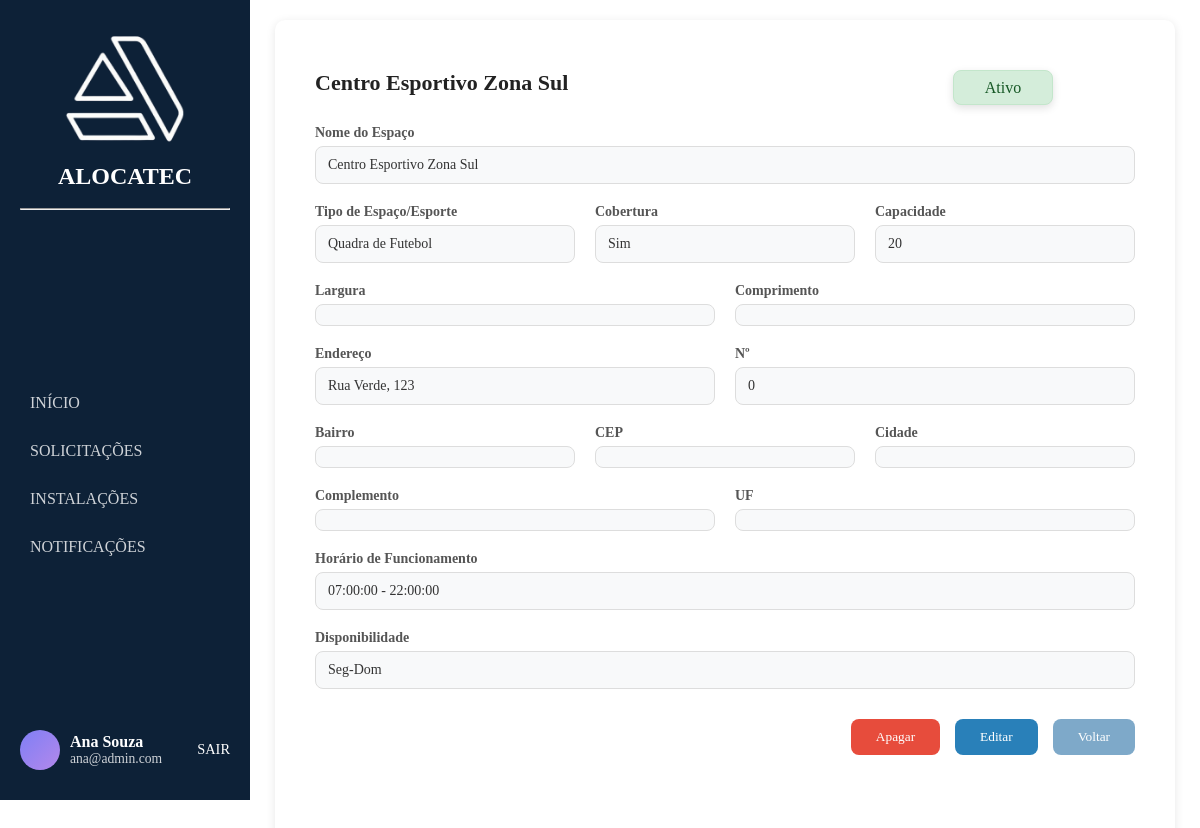
The app's page /pages/detalhes_instalacoes/instalacao.php?id_estabelecimento=1 (signed in) with its own data.
### tables this page shows
CREATE TABLE estabelecimento (
    id_estabelecimento INT AUTO_INCREMENT PRIMARY KEY,
    nome VARCHAR(100) NOT NULL,
    endereco VARCHAR(150) NOT NULL,
    numero NUMERIC(5) NOT NULL,
    bairro VARCHAR(150) NOT NULL,
    cep VARCHAR(10) NOT NULL,
    cidade VARCHAR(150) NOT NULL,
    complemento VARCHAR(150),
    uf VARCHAR(2) NOT NULL,
    status ENUM('Ativo', 'Inativo') NOT NULL,
    inicio TIME NOT NULL,
    termino TIME NOT NULL,
    disponibilidade ENUM('Seg-Sex', 'Sab-Dom', 'Seg-Dom') NOT NULL,
    id_administrador INT NOT NULL,
    FOREIGN KEY (id_administrador) REFERENCES administrador(id_administrador)
);

CREATE TABLE espaco (
    id_espaco INT AUTO_INCREMENT PRIMARY KEY,
    tipo VARCHAR(50) NOT NULL,
    capacidade INT NOT NULL,
    cobertura ENUM('Sim', 'Não') NOT NULL,
    largura VARCHAR(10),
    comprimento VARCHAR(10),
    localidade VARCHAR(100) NOT NULL,
    status ENUM('disponível', 'indisponível') NOT NULL,
    id_estabelecimento INT NOT NULL,
    FOREIGN KEY (id_estabelecimento) REFERENCES estabelecimento(id_estabelecimento)
);

### login/login.php (called while the page is built, shortened)
<?php
if (session_status() === PHP_SESSION_NONE) {
class Store {
    public static function get($key) {
        return $_SESSION[$key] ?? null;
    }
}
}

### pages/detalhes_instalacoes/instalacao.php (the view, shortened to what this page needs)
<?php
require_once '../../database/conexao_bd_mysql.php';
require_once '../../login/login.php';
$usuario = Store::get('usuario');
$id_estabelecimento = intval($_GET['id_estabelecimento']);
$sql_estabelecimento = "
    SELECT nome, endereco, numero, bairro, cep, cidade,
           complemento, uf, inicio, termino, disponibilidade, status
    FROM estabelecimento
    WHERE id_estabelecimento = $id_estabelecimento;
";
$result_estab = mysqli_query($conexao_servidor_bd, $sql_estabelecimento);
$dados_estab = mysqli_fetch_assoc($result_estab);
$sql_espaco = "
      SELECT tipo, capacidade, cobertura, largura, comprimento,
    localidade, E.id_estabelecimento
    FROM espaco E
    INNER JOIN estabelecimento T ON E.id_estabelecimento = T.id_estabelecimento
    WHERE T.id_estabelecimento = $id_estabelecimento;
";
$result_espaco = mysqli_query($conexao_servidor_bd, $sql_espaco);
$dados_espaco = mysqli_fetch_assoc($result_espaco);
$tipo_espaco     = $dados_espaco['tipo'];
$cobertura       = $dados_espaco['cobertura'];
$capacidade      = $dados_espaco['capacidade'];
$largura         = $dados_espaco['largura'];
$comprimento     = $dados_espaco['comprimento'];
$status = $dados_estab['status'];
$nome_espaco      = $dados_estab['nome'];
$endereco        = $dados_estab['endereco'];
$numero          = $dados_estab['numero'];
$bairro          = $dados_estab['bairro'];
$cep             = $dados_estab['cep'];
$cidade          = $dados_estab['cidade'];
$complemento     = $dados_estab['complemento'];
$uf              = $dados_estab['uf'];
$inicio          = $dados_estab['inicio'];
$termino         = $dados_estab['termino'];
$disponibilidade = $dados_estab['disponibilidade'];
?>
<!DOCTYPE html>
<html lang="pt-BR">
<head>
  <link rel="stylesheet" href="instalacao.css">
</head>
<body>
  <aside class="sidebar">
    <div class="logo">
      <div class="icone-logo">
        <img src="./img/logo.png" alt="Logo">
      </div>
      <h2>ALOCATEC</h2>
      <br><hr>
    </div>
    <nav>
      <ul>
        <li><a href="../home/home.php">INÍCIO</a></li>
        <li><a href="../solicitacao/solicitacao.php">SOLICITAÇÕES</a></li>
        <li><a href="./fotos.php">INSTALAÇÕES</a></li>
        <li>NOTIFICAÇÕES</li>
      </ul>
    </nav>
    <div class="user">
      <div class="avatar"></div>
      <div class="user-info">
        <p class="nome"><?php echo htmlspecialchars($usuario['nome']); ?></p>
        <p class="cargo"><?php echo htmlspecialchars($usuario['email']); ?></p>
      </div>
      <a href="../../login/logout.php" class="logout">SAIR</a>
    </div>
  </aside>
  <main class="content">
<?php
$id_estabelecimento = $_GET['id_estabelecimento'] ?? null;
?>
    <div class="header-form">
      <h2><?php echo htmlspecialchars($nome_espaco); ?></h2>
      <span class="status <?= htmlspecialchars($status) ?>">
  <?= htmlspecialchars($status) ?>
</span>
    </div>
    <form class="form">
      <div class="form-group full">
        <label>Nome do Espaço</label>
        <p><?php echo htmlspecialchars($nome_espaco); ?></p>
      </div>
      <div class="form-row">
        <div class="form-group">
          <label>Tipo de Espaço/Esporte</label>
          <p><?php echo htmlspecialchars($tipo_espaco); ?></p>
        </div>
        <div class="form-group">
          <label>Cobertura</label>
          <p><?php echo htmlspecialchars($cobertura); ?></p>
        </div>
        <div class="form-group">
          <label>Capacidade</label>
          <p><?php echo htmlspecialchars($capacidade); ?></p>
        </div>
      </div>
      <div class="form-row">
        <div class="form-group">
          <label>Largura</label>
          <p><?php echo htmlspecialchars($largura); ?></p>
        </div>
        <div class="form-group">
          <label>Comprimento</label>
          <p><?php echo htmlspecialchars($comprimento); ?></p>
        </div>
      </div>
      <div class="form-row">
        <div class="form-group large">
          <label>Endereço</label>
          <p><?php echo htmlspecialchars($endereco); ?></p>
        </div>
        <div class="form-group small">
          <label>Nº</label>
          <p><?php echo htmlspecialchars($numero); ?></p>
        </div>
      </div>
      <div class="form-row">
        <div class="form-group">
          <label>Bairro</label>
          <p><?php echo htmlspecialchars($bairro); ?></p>
        </div>
        <div class="form-group">
          <label>CEP</label>
          <p><?php echo htmlspecialchars($cep); ?></p>
        </div>
        <div class="form-group">
          <label>Cidade</label>
          <p><?php echo htmlspecialchars($cidade); ?></p>
        </div>
      </div>
      <div class="form-row">
        <div class="form-group large">
          <label>Complemento</label>
          <p><?php echo htmlspecialchars($complemento); ?></p>
        </div>
        <div class="form-group small">
          <label>UF</label>
          <p><?php echo htmlspecialchars($uf); ?></p>
        </div>
      </div>
      <div class="form-row">
        <div class="form-group">
          <label>Horário de Funcionamento</label>
          <p><?php echo htmlspecialchars($inicio . ' - ' . $termino); ?></p>
        </div>
      </div>
      <div class="form-group full">
        <label>Disponibilidade</label>
        <p><?php echo htmlspecialchars($disponibilidade); ?></p>
      </div>
    </form>
    <div class="form-actions">
      <button class="btn btn-apagar" onclick="window.location.href='../apagar_instalacao/apagar.php?id_estabelecimento=<?php echo $id_estabelecimento; ?>'">
        Apagar
    </button>
      <button type="button" class="btn btn-editar" onclick="window.location.href='../editar_instalacao/editar.php?id_estabelecimento=<?php echo $id_estabelecimento; ?>'">
        Editar</button>
      <button type="button" class="btn btn-voltar">Voltar</button>
    </div>
  </main>
</body>
</html>

### pages/detalhes_instalacoes/instalacao.css (style rules this page uses)
* { margin: 0; padding: 0; box-sizing: border-box; font-family: "Nunito"; }
body { display: flex; height: 100vh; background: #ffffff; }
.sidebar { width: 250px; background: #0d2137; color: white; display: flex; flex-direction: column; justify-content: space-between; padding: 30px 20px; }
.logo { text-align: center; margin-bottom: 10px; }
.logo img { width: 120px; height: auto; }
.icone-logo { font-size: 40px; font-weight: bold; }
nav ul { list-style: none; }
nav ul li { padding: 15px 10px; cursor: pointer; opacity: 0.8; transition: 0.3s; }
a { text-decoration: none; color: white; }
.user { display: flex; align-items: center; gap: 10px; }
.avatar { width: 40px; height: 40px; background: linear-gradient(135deg, #7f7ff5, #b388eb); border-radius: 50%; }
.user-info p { margin: 0; }
.nome { font-weight: bold; }
.cargo { font-size: 0.85rem; opacity: 0.8; }
.logout { margin-left: auto; color: #fff; font-size: 0.9rem; text-decoration: none; }
.content { background-color: white; width: 900px; height: 900px; padding: 30px 40px; border-radius: 10px; box-shadow: 0 2px 10px rgba(0, 0, 0, 0.1); margin-top: 25px; align-items: center; margin: 20px auto 10px auto; }
.header-form { display: flex; width: 90%; max-width: 900px; margin-block: 20px; justify-content: space-between; }
.header-form h2 { font-size: 22px; color: #222; font-weight: 600; }
.status { width: 100px; height: 35px; display: flex; justify-content: center; align-items: center; border-radius: 8px; box-shadow: 0 3px 8px rgba(0, 0, 0, 0.12); color: inherit; }
.status.Ativo { background-color: #d4edda; color: #155724; border: 1px solid #c3e6cb; }
.form { display: flex; flex-direction: column; gap: 20px; }
.form-row { display: flex; gap: 20px; flex-wrap: wrap; }
.form-group { flex: 1; display: flex; flex-direction: column; gap: 5px; }
.form-group label { font-size: 14px; font-weight: 600; color: #555; }
.form-group p { background: #f8f9fa; border: 1px solid #ddd; border-radius: 8px; padding: 10px 12px; font-size: 14px; color: #333; margin: 0; }
.form-actions { display: flex; justify-content: flex-end; gap: 15px; margin-top: 30px; }
.btn { border: none; color: white; padding: 10px 25px; border-radius: 8px; cursor: pointer; transition: 0.3s; }
.btn-apagar { background-color: #e74c3c; color: #fff; }
.btn-editar { background-color: #2980b9; color: #fff; }
.btn-voltar { background-color: #7ea9c9; color: #fff; }

### records on screen
estabelecimento: nome "Centro Esportivo Zona Sul", status "Ativo", endereco "Rua Verde, 123", numero "0", inicio+termino "07:00:00 - 22:00:00", disponibilidade "Seg-Dom"
espaco: tipo "Quadra de Futebol", cobertura "Sim", capacidade "20"

### other values on screen
$usuario['nome'] "Ana Souza"
$usuario['email'] "ana@admin.com"
